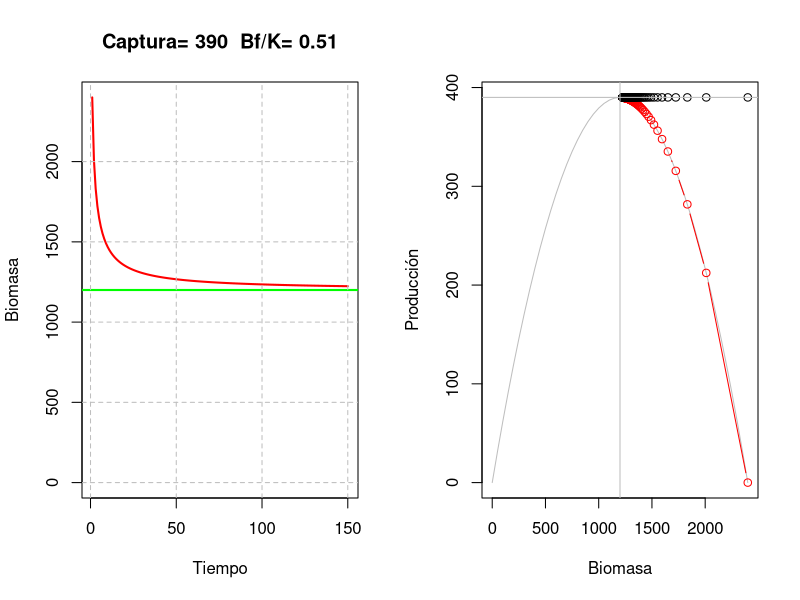

Here is the R script that generated this plot:
rm(list=ls())

r=0.65
K=2400
n=150 #50

Biom=rep(0,1,n)
G=rep(0,1,n)

Biom[1]=K
G[1]=r*Biom[1]*(1-Biom[1]/K)

Captura=390 #400 #350

for (t in 2:n)
{
  Biom[t]=Biom[t-1] + G[t-1] - Captura
  G[t]=r*Biom[t]*(1-Biom[t]/K)
  
}

par(mfrow = c(1, 2))

plot(Biom,type="l",lwd=2,xlab="Tiempo", ylab="Biomasa",col="red",ylim=c(0,K),
     #main=paste("Captura=",Captura," Bio_fin=",round(Biom[n],0)))
     main=paste("Captura=",Captura," Bf/K=",round(Biom[n]/K,2)))
abline(h=0.5*K,col="green",lwd=2)
grid(nx = NULL, ny = NULL, lty = 2, col = "gray",lwd = 1)

B=seq(0,K,50)
Grow=r*B*(1-B/K)
plot(B,Grow,type="l",xlab="Biomasa",ylab="Producción",col="gray")
lines(Biom,G,type="b",col="red")

lines(Biom,Captura*rep(1,1,n),type="p")
abline(h=r*K/4,lwd=1,col="gray")
abline(v=K/2,lwd=1,col="gray")